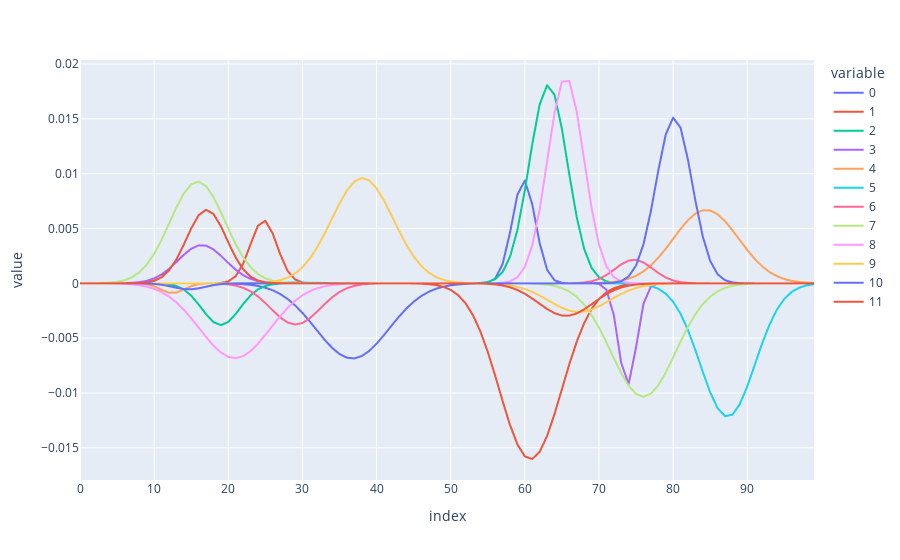
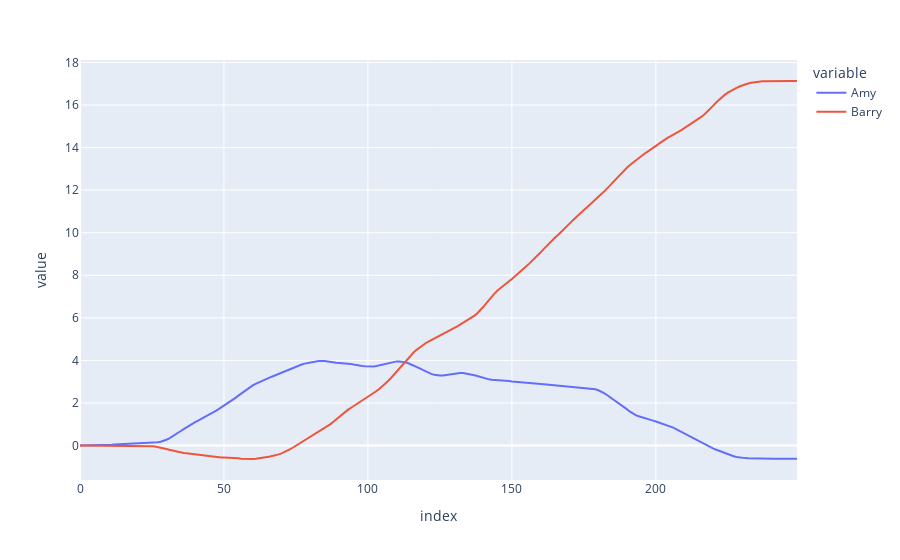

Source (notebook cell) for these figures, in order:
### Code cell
import numpy as np
import pandas as pd
import plotly.express as px
import sympy as sp


class Person:
    def __init__(self, name: str, foresight: int):
        self.name = name
        self.foresight = foresight
        self.decision_list = []

    def append_optimal_choice(
        self, choice_array: np.ndarray, decision_number: int, number_of_decisions: int
    ):
        # Get the row index of the highest sum of values in the choice array up to the person's "foresight" index
        highest_value_index = np.argmax(
            np.sum(choice_array[:, : self.foresight], axis=1)
        )

        # Extract this row from the choice array
        optimal_choice = choice_array[highest_value_index, :]

        # Pad initial and final values with nan
        optimal_choice_padded = np.pad(
            optimal_choice,
            (decision_number, number_of_decisions - decision_number),
            mode="constant",
            constant_values=np.nan,
        )

        # Append to decision list
        self.decision_list.append(optimal_choice_padded)

    def convert_decision_list_to_df(self):
        # Swap rows and columns
        decision_array = np.array(self.decision_list)
        decision_array_inverted = decision_array.T
        decision_df = pd.DataFrame(decision_array_inverted)
        self.decision_df = decision_df
        return decision_df

    def calc_life_score(self):
        # Sum columns
        self.decision_df["decision_sum"] = self.decision_df.sum(axis=1)

        # Calculate life score as the cumulative sum of the decision sums
        self.decision_df["life_score"] = self.decision_df["decision_sum"].cumsum()
        return self.decision_df


class LifeSimulation:
    def __init__(
        self,
        people: list[Person],
        n_choices: int,
    ):
        self.people = people
        self.n_choices = n_choices

    def add_person(self, person: Person):
        self.people.append(person)

    def get_people(self) -> list[Person]:
        return self.people

    def get_person_by_name(self, name: str) -> Person | None:
        for person in self.people:
            if person.name == name:
                return person
        return None

    def get_number_of_people(self) -> int:
        return len(self.people)

    def classic_choice_function(self, form: str):
        x = sp.symbols("x")

        m1 = 0
        m2 = 75
        s1 = 5
        s2 = 5

        if form == "now":
            a1 = np.random.uniform(0, 0.01)
            a2 = 0
        elif form == "later":
            a1 = 0
            a2 = np.random.uniform(0, 0.02)

        y = a1 * sp.exp(-((x - m1) ** 2) / (2 * s1**2)) + a2 * sp.exp(
            -((x - m2) ** 2) / (2 * s2**2)
        )

        return {"m1": m1, "m2": m2, "s1": s1, "s2": s2, "a1": a1, "a2": a2, "expr": y}

    def generate_opposites_choice_function(self, form: str):
        x = sp.symbols("x")

        m1 = np.random.uniform(10, 40)
        m2 = np.random.uniform(60, 90)
        s1 = np.random.uniform(1, 5)
        s2 = np.random.uniform(1, 5)

        if form == "bad-good":
            a1 = np.random.uniform(-0.01, 0)
            a2 = np.random.uniform(0, 0.02)
        elif form == "good-bad":
            a1 = np.random.uniform(0, 0.01)
            a2 = np.random.uniform(-0.02, 0)

        y = a1 * sp.exp(-((x - m1) ** 2) / (2 * s1**2)) + a2 * sp.exp(
            -((x - m2) ** 2) / (2 * s2**2)
        )

        return {"m1": m1, "m2": m2, "s1": s1, "s2": s2, "a1": a1, "a2": a2, "expr": y}

    def generate_random_choice_function(self, seed=None):
        # TODO: Implement this as a random step function
        

        return None

    def generate_choice_array(self, n_choices: int):
        x = sp.symbols("x")

        # Generate n random functions (seeds for reproducibility)
        functions = [
            self.generate_opposites_choice_function(form=form)
            for form in ["bad-good", "good-bad"] * (n_choices // 2)
        ]

        # Create x values (100 points from 0 to 100)
        x_vals = np.linspace(0, 100, 100)

        # Build NumPy array: n rows (functions) × 100 columns (y values)
        choice_array = np.zeros((n_choices, 100))
        for i, func in enumerate(functions):
            y_func = sp.lambdify(x, func["expr"], "numpy")
            choice_array[i, :] = y_func(x_vals)
        return choice_array

    def simlulate_life(self, number_of_decisions: int):
        for person in self.people:
            for decision_number in range(number_of_decisions):
                choice_array = self.generate_choice_array(self.n_choices)
                person.append_optimal_choice(
                    choice_array, decision_number, number_of_decisions
                )
            person.convert_decision_list_to_df()
            person.calc_life_score()


def main():
    # Define people
    people = [
        Person("Amy", 50),
        Person("Barry", 100),
    ]

    # Define simulation configuration
    n_choices = 12
    number_of_decisions = 150

    # Run simulation
    simulation = LifeSimulation(people, n_choices)

    # Check example choice array
    choice_array = simulation.generate_choice_array(n_choices=n_choices)
    print(choice_array.shape)

    fig = px.line(choice_array.T)
    fig.show()

    # Run simulation
    simulation.simlulate_life(number_of_decisions)

    # Combine decision_df["life_score"] into single dataframe
    life_score_df = pd.DataFrame(
        {
            k: v
            for k, v in zip(
                [person.name for person in simulation.people],
                [person.decision_df["life_score"] for person in simulation.people],
            )
        }
    )

    print(life_score_df)

    # Plot life_score lines
    fig = px.line(life_score_df)
    fig.show()


if __name__ == "__main__":
    main()

### Figure 1 — Plotly figure (JSON) as saved in the notebook; plotly's stock layout.template omitted (floating-point values rounded to 4 significant figures)
{"data": [{"hovertemplate": "variable=0<br>index=%{x}<br>value=%{y}<extra></extra>", "legendgroup": "0", "line": {"color": "#636efa", "dash": "solid"}, "marker": {"symbol": "circle"}, "mode": "lines", "name": "0", "showlegend": true, "type": "scattergl", "x": [0, 1, 2, 3, 4, 5, 6, 7, 8, 9, 10, 11, 12, 13, 14, 15, 16, 17, 18, 19, 20, 21, 22, 23, 24, 25, 26, 27, 28, 29, 30, 31, 32, 33, 34, 35, 36, 37, 38, 39, 40, 41, 42, 43, 44, 45, 46, 47, 48, 49, 50, 51, 52, 53, 54, 55, 56, 57, 58, 59, 60, 61, 62, 63, 64, 65, 66, 67, 68, 69, 70, 71, 72, 73, 74, 75, 76, 77, 78, 79, 80, 81, 82, 83, 84, 85, 86, 87, 88, 89, 90, 91, 92, 93, 94, 95, 96, 97, 98, 99], "xaxis": "x", "y": [-5.915e-15, -2.629e-14, -1.122e-13, -4.592e-13, -1.804e-12, -6.801e-12, -2.461e-11, -8.543e-11, -2.847e-10, -9.103e-10, -2.793e-09, -8.227e-09, -2.325e-08, -6.306e-08, -1.641e-07, -4.1e-07, -9.827e-07, -2.261e-06, -4.991e-06, -1.057e-05, -2.15e-05, -4.194e-05, -7.854e-05, -0.0001411, -0.0002434, -0.0004027, -0.0006396, -0.0009748, -0.001426, -0.002001, -0.002696, -0.003485, -0.004323, -0.005147, -0.00588, -0.006448, -0.006784, -0.00685, -0.006638, -0.006173, -0.005509, -0.004719, -0.003878, -0.003059, -0.002316, -0.001682, -0.001173, -0.0007845, -0.0005036, -0.0003103, -0.0001835, -0.0001041, -5.666e-05, -2.903e-05, -6.719e-06, 6.648e-05, 0.0004383, 0.001754, 0.004628, 0.008089, 0.009372, 0.007198, 0.003666, 0.001238, 0.000277, 4.11e-05, 4.043e-06, 2.636e-07, 1.139e-08, 3.234e-10, 5.33e-12, -1.411e-13, -5.178e-14, -1.202e-14, -2.648e-15, -5.593e-16, -1.134e-16, -2.206e-17, -4.119e-18, -7.381e-19, -1.269e-19, -2.094e-20, -3.317e-21, -5.041e-22, -7.352e-23, -1.029e-23, -1.382e-24, -1.782e-25, -2.204e-26, -2.616e-27, -2.981e-28, -3.259e-29, -3.419e-30, -3.443e-31, -3.327e-32, -3.085e-33, -2.746e-34, -2.345e-35, -1.922e-36, -1.511e-37], "yaxis": "y"}, {"hovertemplate": "variable=1<br>index=%{x}<br>value=%{y}<extra></extra>", "legendgroup": "1", "line": {"color": "#EF553B", "dash": "solid"}, "marker": {"symbol": "circle"}, "mode": "lines", "name": "1", "showlegend": true, "type": "scattergl", "x": [0, 1, 2, 3, 4, 5, 6, 7, 8, 9, 10, 11, 12, 13, 14, 15, 16, 17, 18, 19, 20, 21, 22, 23, 24, 25, 26, 27, 28, 29, 30, 31, 32, 33, 34, 35, 36, 37, 38, 39, 40, 41, 42, 43, 44, 45, 46, 47, 48, 49, 50, 51, 52, 53, 54, 55, 56, 57, 58, 59, 60, 61, 62, 63, 64, 65, 66, 67, 68, 69, 70, 71, 72, 73, 74, 75, 76, 77, 78, 79, 80, 81, 82, 83, 84, 85, 86, 87, 88, 89, 90, 91, 92, 93, 94, 95, 96, 97, 98, 99], "xaxis": "x", "y": [3.421e-44, 6.262e-41, 8.409e-38, 8.286e-35, 5.991e-32, 3.178e-29, 1.237e-26, 3.532e-24, 7.4e-22, 1.138e-19, 1.283e-17, 1.062e-15, 6.447e-14, 2.872e-12, 9.389e-11, 2.252e-09, 3.963e-08, 5.116e-07, 4.847e-06, 3.369e-05, 0.0001718, 0.0006429, 0.001765, 0.003555, 0.005254, 0.005698, 0.004533, 0.002646, 0.001134, 0.0003562, 8.214e-05, 1.39e-05, 1.725e-06, 1.571e-07, 1.047e-08, 4.069e-10, -4.332e-10, -1.787e-09, -6.687e-09, -2.363e-08, -7.89e-08, -2.489e-07, -7.421e-07, -2.09e-06, -5.564e-06, -1.399e-05, -3.324e-05, -7.464e-05, -0.0001583, -0.0003174, -0.0006011, -0.001076, -0.001819, -0.002906, -0.004387, -0.006258, -0.008434, -0.01074, -0.01292, -0.01469, -0.01578, -0.01602, -0.01537, -0.01392, -0.01192, -0.009646, -0.007374, -0.005327, -0.003635, -0.002344, -0.001428, -0.0008224, -0.0004474, -0.00023, -0.0001117, -5.125e-05, -2.222e-05, -9.105e-06, -3.525e-06, -1.289e-06, -4.456e-07, -1.455e-07, -4.49e-08, -1.309e-08, -3.606e-09, -9.386e-10, -2.308e-10, -5.364e-11, -1.178e-11, -2.444e-12, -4.79e-13, -8.873e-14, -1.553e-14, -2.568e-15, -4.013e-16, -5.924e-17, -8.264e-18, -1.089e-18, -1.357e-19, -1.596e-20], "yaxis": "y"}, {"hovertemplate": "variable=2<br>index=%{x}<br>value=%{y}<extra></extra>", "legendgroup": "2", "line": {"color": "#00cc96", "dash": "solid"}, "marker": {"symbol": "circle"}, "mode": "lines", "name": "2", "showlegend": true, "type": "scattergl", "x": [0, 1, 2, 3, 4, 5, 6, 7, 8, 9, 10, 11, 12, 13, 14, 15, 16, 17, 18, 19, 20, 21, 22, 23, 24, 25, 26, 27, 28, 29, 30, 31, 32, 33, 34, 35, 36, 37, 38, 39, 40, 41, 42, 43, 44, 45, 46, 47, 48, 49, 50, 51, 52, 53, 54, 55, 56, 57, 58, 59, 60, 61, 62, 63, 64, 65, 66, 67, 68, 69, 70, 71, 72, 73, 74, 75, 76, 77, 78, 79, 80, 81, 82, 83, 84, 85, 86, 87, 88, 89, 90, 91, 92, 93, 94, 95, 96, 97, 98, 99], "xaxis": "x", "y": [-3.637e-15, -6.218e-14, -9.116e-13, -1.146e-11, -1.236e-10, -1.144e-09, -9.071e-09, -6.172e-08, -3.601e-07, -1.802e-06, -7.735e-06, -2.847e-05, -8.99e-05, -0.0002434, -0.0005652, -0.001126, -0.001923, -0.002817, -0.003539, -0.003814, -0.003525, -0.002794, -0.001899, -0.001107, -0.0005536, -0.0002374, -8.732e-05, -2.754e-05, -7.451e-06, -1.729e-06, -3.44e-07, -5.871e-08, -8.594e-09, -1.079e-09, -1.162e-10, -1.073e-11, -8.494e-13, -5.769e-14, -3.361e-15, -1.679e-16, -7.144e-18, 1.258e-18, 3.979e-17, 8.949e-16, 1.731e-14, 2.881e-13, 4.123e-12, 5.077e-11, 5.377e-10, 4.899e-09, 3.839e-08, 2.588e-07, 1.501e-06, 7.487e-06, 3.213e-05, 0.0001186, 0.0003765, 0.001028, 0.002416, 0.004882, 0.008487, 0.01269, 0.01633, 0.01806, 0.01719, 0.01408, 0.009914, 0.006006, 0.00313, 0.001403, 0.0005411, 0.0001795, 5.121e-05, 1.257e-05, 2.654e-06, 4.819e-07, 7.529e-08, 1.012e-08, 1.17e-09, 1.163e-10, 9.947e-12, 7.319e-13, 4.632e-14, 2.522e-15, 1.181e-16, 4.758e-18, 1.649e-19, 4.915e-21, 1.26e-22, 2.78e-24, 5.274e-26, 8.608e-28, 1.208e-29, 1.459e-31, 1.516e-33, 1.355e-35, 1.041e-37, 6.886e-40, 3.916e-42, 1.916e-44], "yaxis": "y"}, {"hovertemplate": "variable=3<br>index=%{x}<br>value=%{y}<extra></extra>", "legendgroup": "3", "line": {"color": "#ab63fa", "dash": "solid"}, "marker": {"symbol": "circle"}, "mode": "lines", "name": "3", "showlegend": true, "type": "scattergl", "x": [0, 1, 2, 3, 4, 5, 6, 7, 8, 9, 10, 11, 12, 13, 14, 15, 16, 17, 18, 19, 20, 21, 22, 23, 24, 25, 26, 27, 28, 29, 30, 31, 32, 33, 34, 35, 36, 37, 38, 39, 40, 41, 42, 43, 44, 45, 46, 47, 48, 49, 50, 51, 52, 53, 54, 55, 56, 57, 58, 59, 60, 61, 62, 63, 64, 65, 66, 67, 68, 69, 70, 71, 72, 73, 74, 75, 76, 77, 78, 79, 80, 81, 82, 83, 84, 85, 86, 87, 88, 89, 90, 91, 92, 93, 94, 95, 96, 97, 98, 99], "xaxis": "x", "y": [5.199e-09, 2.532e-08, 1.117e-07, 4.459e-07, 1.612e-06, 5.277e-06, 1.564e-05, 4.197e-05, 0.000102, 0.0002243, 0.0004467, 0.0008054, 0.001315, 0.001944, 0.002602, 0.003152, 0.003459, 0.003436, 0.00309, 0.002516, 0.001855, 0.001238, 0.0007484, 0.0004096, 0.0002029, 9.103e-05, 3.697e-05, 1.36e-05, 4.527e-06, 1.365e-06, 3.724e-07, 9.204e-08, 2.059e-08, 4.172e-09, 7.651e-10, 1.271e-10, 1.91e-11, 2.601e-12, 3.206e-13, 3.577e-14, 3.614e-15, 3.307e-16, 2.739e-17, 2.054e-18, 1.395e-19, 8.573e-21, 4.772e-22, 2.405e-23, 1.097e-24, 4.533e-26, 1.696e-27, 5.742e-29, 1.761e-30, 4.888e-32, 1.229e-33, 2.796e-35, 5.762e-37, 1.075e-38, -1.274e-40, -1.182e-35, -2.273e-31, -2.196e-27, -1.067e-23, -2.605e-20, -3.197e-17, -1.972e-14, -6.114e-12, -9.529e-10, -7.464e-08, -2.939e-06, -5.816e-05, -0.0005786, -0.002893, -0.007271, -0.009184, -0.005832, -0.001861, -0.0002986, -2.407e-05, -9.756e-07, -1.987e-08, -2.035e-10, -1.047e-12, -2.709e-15, -3.523e-18, -2.302e-21, -7.563e-25, -1.249e-28, -1.036e-32, -4.323e-37, -9.065e-42, -9.554e-47, -5.061e-52, -1.348e-57, -1.804e-63, -1.213e-69, -4.103e-76, -6.973e-83, -5.957e-90, -2.558e-97], "yaxis": "y"}, {"hovertemplate": "variable=4<br>index=%{x}<br>value=%{y}<extra></extra>", "legendgroup": "4", "line": {"color": "#FFA15A", "dash": "solid"}, "marker": {"symbol": "circle"}, "mode": "lines", "name": "4", "showlegend": true, "type": "scattergl", "x": [0, 1, 2, 3, 4, 5, 6, 7, 8, 9, 10, 11, 12, 13, 14, 15, 16, 17, 18, 19, 20, 21, 22, 23, 24, 25, 26, 27, 28, 29, 30, 31, 32, 33, 34, 35, 36, 37, 38, 39, 40, 41, 42, 43, 44, 45, 46, 47, 48, 49, 50, 51, 52, 53, 54, 55, 56, 57, 58, 59, 60, 61, 62, 63, 64, 65, 66, 67, 68, 69, 70, 71, 72, 73, 74, 75, 76, 77, 78, 79, 80, 81, 82, 83, 84, 85, 86, 87, 88, 89, 90, 91, 92, 93, 94, 95, 96, 97, 98, 99], "xaxis": "x", "y": [-6.354e-17, -6.736e-15, -4.836e-13, -2.351e-11, -7.739e-10, -1.725e-08, -2.605e-07, -2.663e-06, -1.844e-05, -8.644e-05, -0.0002744, -0.0005901, -0.0008591, -0.000847, -0.0005655, -0.0002557, -7.829e-05, -1.623e-05, -2.279e-06, -2.167e-07, -1.396e-08, -6.085e-10, -1.797e-11, -3.593e-13, -4.865e-15, -4.461e-17, -2.77e-19, -1.165e-21, -3.317e-24, -6.397e-27, -8.354e-30, -7.238e-33, 2.223e-33, 3.157e-32, 4.251e-31, 5.44e-30, 6.615e-29, 7.643e-28, 8.391e-27, 8.754e-26, 8.679e-25, 8.176e-24, 7.318e-23, 6.225e-22, 5.031e-21, 3.864e-20, 2.82e-19, 1.956e-18, 1.289e-17, 8.07e-17, 4.802e-16, 2.715e-15, 1.459e-14, 7.446e-14, 3.612e-13, 1.665e-12, 7.294e-12, 3.036e-11, 1.201e-10, 4.513e-10, 1.612e-09, 5.469e-09, 1.764e-08, 5.404e-08, 1.573e-07, 4.353e-07, 1.144e-06, 2.859e-06, 6.787e-06, 1.531e-05, 3.281e-05, 6.684e-05, 0.0001294, 0.0002379, 0.0004157, 0.0006903, 0.001089, 0.001633, 0.002327, 0.003151, 0.004053, 0.004955, 0.005756, 0.006353, 0.006664, 0.006641, 0.00629, 0.005661, 0.004841, 0.003933, 0.003037, 0.002228, 0.001554, 0.001029, 0.000648, 0.0003876, 0.0002203, 0.000119, 6.108e-05, 2.979e-05], "yaxis": "y"}, {"hovertemplate": "variable=5<br>index=%{x}<br>value=%{y}<extra></extra>", "legendgroup": "5", "line": {"color": "#19d3f3", "dash": "solid"}, "marker": {"symbol": "circle"}, "mode": "lines", "name": "5", "showlegend": true, "type": "scattergl", "x": [0, 1, 2, 3, 4, 5, 6, 7, 8, 9, 10, 11, 12, 13, 14, 15, 16, 17, 18, 19, 20, 21, 22, 23, 24, 25, 26, 27, 28, 29, 30, 31, 32, 33, 34, 35, 36, 37, 38, 39, 40, 41, 42, 43, 44, 45, 46, 47, 48, 49, 50, 51, 52, 53, 54, 55, 56, 57, 58, 59, 60, 61, 62, 63, 64, 65, 66, 67, 68, 69, 70, 71, 72, 73, 74, 75, 76, 77, 78, 79, 80, 81, 82, 83, 84, 85, 86, 87, 88, 89, 90, 91, 92, 93, 94, 95, 96, 97, 98, 99], "xaxis": "x", "y": [8.792e-20, 9.666e-19, 9.744e-18, 9.009e-17, 7.638e-16, 5.938e-15, 4.234e-14, 2.768e-13, 1.66e-12, 9.127e-12, 4.602e-11, 2.128e-10, 9.024e-10, 3.509e-09, 1.251e-08, 4.093e-08, 1.227e-07, 3.376e-07, 8.513e-07, 1.969e-06, 4.176e-06, 8.123e-06, 1.449e-05, 2.37e-05, 3.555e-05, 4.89e-05, 6.168e-05, 7.135e-05, 7.569e-05, 7.364e-05, 6.569e-05, 5.374e-05, 4.032e-05, 2.774e-05, 1.75e-05, 1.013e-05, 5.373e-06, 2.615e-06, 1.167e-06, 4.774e-07, 1.791e-07, 6.165e-08, 1.945e-08, 5.63e-09, 1.494e-09, 3.636e-10, 8.115e-11, 1.661e-11, 3.117e-12, 5.365e-13, 8.468e-14, 1.226e-14, 1.627e-15, 1.98e-16, 2.208e-17, 2.004e-18, -2.469e-18, -2.577e-17, -2.304e-16, -1.914e-15, -1.477e-14, -1.059e-13, -7.056e-13, -4.369e-12, -2.514e-11, -1.344e-10, -6.678e-10, -3.083e-09, -1.323e-08, -5.273e-08, -1.954e-07, -6.725e-07, -2.151e-06, -6.395e-06, -1.766e-05, -4.534e-05, -0.0001081, -0.0002397, -0.0004937, -0.0009448, -0.00168, -0.002777, -0.004265, -0.006086, -0.00807, -0.009945, -0.01139, -0.01212, -0.01198, -0.01101, -0.009398, -0.007456, -0.005497, -0.003766, -0.002397, -0.001418, -0.0007796, -0.0003982, -0.000189, -8.338e-05], "yaxis": "y"}, {"hovertemplate": "variable=6<br>index=%{x}<br>value=%{y}<extra></extra>", "legendgroup": "6", "line": {"color": "#FF6692", "dash": "solid"}, "marker": {"symbol": "circle"}, "mode": "lines", "name": "6", "showlegend": true, "type": "scattergl", "x": [0, 1, 2, 3, 4, 5, 6, 7, 8, 9, 10, 11, 12, 13, 14, 15, 16, 17, 18, 19, 20, 21, 22, 23, 24, 25, 26, 27, 28, 29, 30, 31, 32, 33, 34, 35, 36, 37, 38, 39, 40, 41, 42, 43, 44, 45, 46, 47, 48, 49, 50, 51, 52, 53, 54, 55, 56, 57, 58, 59, 60, 61, 62, 63, 64, 65, 66, 67, 68, 69, 70, 71, 72, 73, 74, 75, 76, 77, 78, 79, 80, 81, 82, 83, 84, 85, 86, 87, 88, 89, 90, 91, 92, 93, 94, 95, 96, 97, 98, 99], "xaxis": "x", "y": [-1.856e-19, -2.35e-18, -2.722e-17, -2.885e-16, -2.798e-15, -2.483e-14, -2.016e-13, -1.498e-12, -1.018e-11, -6.335e-11, -3.605e-10, -1.878e-09, -8.946e-09, -3.9e-08, -1.556e-07, -5.68e-07, -1.897e-06, -5.797e-06, -1.621e-05, -4.147e-05, -9.708e-05, -0.0002079, -0.0004075, -0.0007308, -0.001199, -0.0018, -0.002473, -0.003109, -0.003575, -0.003762, -0.003623, -0.003192, -0.002573, -0.001898, -0.001281, -0.000791, -0.0004469, -0.0002311, -0.0001093, -4.731e-05, -1.874e-05, -6.791e-06, -2.252e-06, -6.831e-07, -1.896e-07, -4.817e-08, -1.119e-08, -2.381e-09, -4.632e-10, -8.247e-11, -1.343e-11, -2.003e-12, -2.731e-13, -3.408e-14, -3.877e-15, -9.899e-17, 5.692e-15, 9.169e-14, 1.26e-12, 1.487e-11, 1.507e-10, 1.311e-09, 9.799e-09, 6.29e-08, 3.467e-07, 1.641e-06, 6.671e-06, 2.329e-05, 6.983e-05, 0.0001798, 0.0003976, 0.000755, 0.001231, 0.001724, 0.002074, 0.002142, 0.0019, 0.001447, 0.0009469, 0.000532, 0.0002567, 0.0001063, 3.784e-05, 1.156e-05, 3.035e-06, 6.84e-07, 1.324e-07, 2.2e-08, 3.141e-09, 3.851e-10, 4.054e-11, 3.665e-12, 2.846e-13, 1.897e-14, 1.086e-15, 5.343e-17, 2.256e-18, 8.184e-20, 2.549e-21, 6.818e-23], "yaxis": "y"}, {"hovertemplate": "variable=7<br>index=%{x}<br>value=%{y}<extra></extra>", "legendgroup": "7", "line": {"color": "#B6E880", "dash": "solid"}, "marker": {"symbol": "circle"}, "mode": "lines", "name": "7", "showlegend": true, "type": "scattergl", "x": [0, 1, 2, 3, 4, 5, 6, 7, 8, 9, 10, 11, 12, 13, 14, 15, 16, 17, 18, 19, 20, 21, 22, 23, 24, 25, 26, 27, 28, 29, 30, 31, 32, 33, 34, 35, 36, 37, 38, 39, 40, 41, 42, 43, 44, 45, 46, 47, 48, 49, 50, 51, 52, 53, 54, 55, 56, 57, 58, 59, 60, 61, 62, 63, 64, 65, 66, 67, 68, 69, 70, 71, 72, 73, 74, 75, 76, 77, 78, 79, 80, 81, 82, 83, 84, 85, 86, 87, 88, 89, 90, 91, 92, 93, 94, 95, 96, 97, 98, 99], "xaxis": "x", "y": [1.066e-06, 3.228e-06, 9.095e-06, 2.384e-05, 5.816e-05, 0.000132, 0.0002787, 0.0005474, 0.001, 0.001701, 0.002691, 0.003961, 0.005424, 0.006911, 0.008193, 0.009035, 0.009271, 0.008851, 0.007861, 0.006496, 0.004995, 0.003573, 0.002378, 0.001472, 0.0008482, 0.0004546, 0.0002267, 0.0001052, 4.54e-05, 1.823e-05, 6.813e-06, 2.368e-06, 7.66e-07, 2.305e-07, 6.453e-08, 1.681e-08, 4.074e-09, 9.185e-10, 1.927e-10, 3.761e-11, 6.829e-12, 1.154e-12, 1.807e-13, 2.28e-14, -1.702e-14, -1.079e-13, -5.399e-13, -2.552e-12, -1.145e-11, -4.87e-11, -1.966e-10, -7.526e-10, -2.734e-09, -9.42e-09, -3.079e-08, -9.55e-08, -2.809e-07, -7.841e-07, -2.076e-06, -5.214e-06, -1.242e-05, -2.809e-05, -6.023e-05, -0.0001225, -0.0002365, -0.0004329, -0.0007519, -0.001239, -0.001937, -0.002872, -0.00404, -0.005391, -0.006825, -0.008197, -0.009339, -0.01009, -0.01035, -0.01007, -0.009292, -0.008134, -0.006755, -0.005322, -0.003978, -0.002821, -0.001897, -0.001211, -0.0007329, -0.0004209, -0.0002293, -0.0001185, -5.811e-05, -2.703e-05, -1.193e-05, -4.992e-06, -1.982e-06, -7.469e-07, -2.669e-07, -9.05e-08, -2.911e-08, -8.881e-09], "yaxis": "y"}, {"hovertemplate": "variable=8<br>index=%{x}<br>value=%{y}<extra></extra>", "legendgroup": "8", "line": {"color": "#FF97FF", "dash": "solid"}, "marker": {"symbol": "circle"}, "mode": "lines", "name": "8", "showlegend": true, "type": "scattergl", "x": [0, 1, 2, 3, 4, 5, 6, 7, 8, 9, 10, 11, 12, 13, 14, 15, 16, 17, 18, 19, 20, 21, 22, 23, 24, 25, 26, 27, 28, 29, 30, 31, 32, 33, 34, 35, 36, 37, 38, 39, 40, 41, 42, 43, 44, 45, 46, 47, 48, 49, 50, 51, 52, 53, 54, 55, 56, 57, 58, 59, 60, 61, 62, 63, 64, 65, 66, 67, 68, 69, 70, 71, 72, 73, 74, 75, 76, 77, 78, 79, 80, 81, 82, 83, 84, 85, 86, 87, 88, 89, 90, 91, 92, 93, 94, 95, 96, 97, 98, 99], "xaxis": "x", "y": [-4.653e-07, -1.141e-06, -2.675e-06, -6.006e-06, -1.29e-05, -2.652e-05, -5.218e-05, -9.825e-05, -0.000177, -0.0003052, -0.0005036, -0.0007953, -0.001202, -0.001738, -0.002405, -0.003185, -0.004037, -0.004896, -0.005683, -0.006312, -0.006709, -0.006825, -0.006644, -0.006189, -0.005517, -0.004707, -0.003843, -0.003003, -0.002245, -0.001606, -0.0011, -0.0007208, -0.000452, -0.0002713, -0.0001558, -8.562e-05, -4.503e-05, -2.266e-05, -1.092e-05, -5.032e-06, -2.22e-06, -9.37e-07, -3.785e-07, -1.463e-07, -5.413e-08, -1.917e-08, -6.494e-09, -2.105e-09, -6.531e-10, -1.913e-10, -1.717e-11, 4.462e-10, 4.742e-09, 4.136e-08, 3.052e-07, 1.907e-06, 1.009e-05, 4.519e-05, 0.0001714, 0.0005507, 0.001498, 0.00345, 0.006728, 0.01111, 0.01554, 0.0184, 0.01845, 0.01566, 0.01126, 0.006855, 0.003534, 0.001543, 0.0005702, 0.0001784, 4.729e-05, 1.061e-05, 2.017e-06, 3.245e-07, 4.422e-08, 5.102e-09, 4.984e-10, 4.123e-11, 2.888e-12, 1.713e-13, 8.606e-15, 3.66e-16, 1.318e-17, 4.02e-19, 1.038e-20, 2.27e-22, 4.203e-24, 6.589e-26, 8.748e-28, 9.834e-30, 9.362e-32, 7.546e-34, 5.151e-36, 2.977e-38, 1.457e-40, 6.037e-43], "yaxis": "y"}, {"hovertemplate": "variable=9<br>index=%{x}<br>value=%{y}<extra></extra>", "legendgroup": "9", "line": {"color": "#FECB52", "dash": "solid"}, "marker": {"symbol": "circle"}, "mode": "lines", "name": "9", "showlegend": true, "type": "scattergl", "x": [0, 1, 2, 3, 4, 5, 6, 7, 8, 9, 10, 11, 12, 13, 14, 15, 16, 17, 18, 19, 20, 21, 22, 23, 24, 25, 26, 27, 28, 29, 30, 31, 32, 33, 34, 35, 36, 37, 38, 39, 40, 41, 42, 43, 44, 45, 46, 47, 48, 49, 50, 51, 52, 53, 54, 55, 56, 57, 58, 59, 60, 61, 62, 63, 64, 65, 66, 67, 68, 69, 70, 71, 72, 73, 74, 75, 76, 77, 78, 79, 80, 81, 82, 83, 84, 85, 86, 87, 88, 89, 90, 91, 92, 93, 94, 95, 96, 97, 98, 99], "xaxis": "x", "y": [7.647e-21, 6.622e-20, 5.415e-19, 4.18e-18, 3.047e-17, 2.097e-16, 1.363e-15, 8.365e-15, 4.847e-14, 2.652e-13, 1.37e-12, 6.681e-12, 3.077e-11, 1.338e-10, 5.493e-10, 2.13e-09, 7.795e-09, 2.694e-08, 8.792e-08, 2.709e-07, 7.883e-07, 2.165e-06, 5.617e-06, 1.376e-05, 3.181e-05, 6.947e-05, 0.0001432, 0.0002788, 0.0005125, 0.0008895, 0.001458, 0.002255, 0.003295, 0.004546, 0.005921, 0.007282, 0.008456, 0.009271, 0.009599, 0.009383, 0.00866, 0.007548, 0.006211, 0.004826, 0.00354, 0.002452, 0.001604, 0.0009906, 0.0005776, 0.0003179, 0.000165, 8.036e-05, 3.553e-05, 1.131e-05, -5.157e-06, -2.345e-05, -5.264e-05, -0.0001033, -0.0001882, -0.000322, -0.0005182, -0.0007844, -0.001117, -0.001496, -0.001886, -0.002237, -0.002495, -0.002619, -0.002586, -0.002402, -0.002099, -0.001726, -0.001335, -0.0009716, -0.0006652, -0.0004284, -0.0002596, -0.000148, -7.938e-05, -4.005e-05, -1.901e-05, -8.491e-06, -3.568e-06, -1.41e-06, -5.244e-07, -1.835e-07, -6.039e-08, -1.87e-08, -5.448e-09, -1.493e-09, -3.85e-10, -9.339e-11, -2.131e-11, -4.576e-12, -9.244e-13, -1.757e-13, -3.141e-14, -5.283e-15, -8.359e-16, -1.244e-16], "yaxis": "y"}, {"hovertemplate": "variable=10<br>index=%{x}<br>value=%{y}<extra></extra>", "legendgroup": "10", "line": {"color": "#636efa", "dash": "solid"}, "marker": {"symbol": "circle"}, "mode": "lines", "name": "10", "showlegend": true, "type": "scattergl", "x": [0, 1, 2, 3, 4, 5, 6, 7, 8, 9, 10, 11, 12, 13, 14, 15, 16, 17, 18, 19, 20, 21, 22, 23, 24, 25, 26, 27, 28, 29, 30, 31, 32, 33, 34, 35, 36, 37, 38, 39, 40, 41, 42, 43, 44, 45, 46, 47, 48, 49, 50, 51, 52, 53, 54, 55, 56, 57, 58, 59, 60, 61, 62, 63, 64, 65, 66, 67, 68, 69, 70, 71, 72, 73, 74, 75, 76, 77, 78, 79, 80, 81, 82, 83, 84, 85, 86, 87, 88, 89, 90, 91, 92, 93, 94, 95, 96, 97, 98, 99], "xaxis": "x", "y": [-4.38e-14, -9.318e-13, -1.598e-11, -2.21e-10, -2.464e-09, -2.215e-08, -1.605e-07, -9.377e-07, -4.417e-06, -1.677e-05, -5.136e-05, -0.0001268, -0.0002524, -0.0004049, -0.0005239, -0.0005464, -0.0004595, -0.0003115, -0.0001703, -7.504e-05, -2.666e-05, -7.637e-06, -1.764e-06, -3.284e-07, -4.931e-08, -5.968e-09, -5.823e-10, -4.581e-11, -2.906e-12, -1.486e-13, -6.127e-15, -2.037e-16, -5.458e-18, -1.179e-19, -2.054e-21, -2.885e-23, -3.267e-25, -2.983e-27, -2.195e-29, -1.303e-31, -6.233e-34, -2.404e-36, -7.476e-39, -1.875e-41, -3.789e-44, -5.595e-47, 2.051e-45, 6.123e-43, 1.543e-40, 3.281e-38, 5.891e-36, 8.928e-34, 1.142e-31, 1.234e-29, 1.125e-27, 8.654e-26, 5.622e-24, 3.083e-22, 1.427e-20, 5.577e-19, 1.84e-17, 5.122e-16, 1.204e-14, 2.389e-13, 4.001e-12, 5.658e-11, 6.753e-10, 6.803e-09, 5.786e-08, 4.154e-07, 2.518e-06, 1.288e-05, 5.563e-05, 0.0002028, 0.000624, 0.001621, 0.003555, 0.006581, 0.01028, 0.01356, 0.0151, 0.0142, 0.01126, 0.007545, 0.004266, 0.002036, 0.0008203, 0.000279, 8.01e-05, 1.941e-05, 3.971e-06, 6.859e-07, 9.999e-08, 1.23e-08, 1.278e-09, 1.121e-10, 8.297e-12, 5.185e-13, 2.735e-14, 1.218e-15], "yaxis": "y"}, {"hovertemplate": "variable=11<br>index=%{x}<br>value=%{y}<extra></extra>", "legendgroup": "11", "line": {"color": "#EF553B", "dash": "solid"}, "marker": {"symbol": "circle"}, "mode": "lines", "name": "11", "showlegend": true, "type": "scattergl", "x": [0, 1, 2, 3, 4, 5, 6, 7, 8, 9, 10, 11, 12, 13, 14, 15, 16, 17, 18, 19, 20, 21, 22, 23, 24, 25, 26, 27, 28, 29, 30, 31, 32, 33, 34, 35, 36, 37, 38, 39, 40, 41, 42, 43, 44, 45, 46, 47, 48, 49, 50, 51, 52, 53, 54, 55, 56, 57, 58, 59, 60, 61, 62, 63, 64, 65, 66, 67, 68, 69, 70, 71, 72, 73, 74, 75, 76, 77, 78, 79, 80, 81, 82, 83, 84, 85, 86, 87, 88, 89, 90, 91, 92, 93, 94, 95, 96, 97, 98, 99], "xaxis": "x", "y": [1.666e-11, 1.586e-10, 1.317e-09, 9.556e-09, 6.049e-08, 3.343e-07, 1.612e-06, 6.788e-06, 2.494e-05, 8e-05, 0.000224, 0.0005474, 0.001168, 0.002174, 0.003533, 0.005011, 0.006205, 0.006706, 0.006326, 0.005209, 0.003744, 0.002349, 0.001286, 0.0006147, 0.0002564, 9.338e-05, 2.968e-05, 8.234e-06, 1.994e-06, 4.215e-07, 7.776e-08, 1.252e-08, 1.76e-09, 2.16e-10, 2.313e-11, 2.162e-12, 1.764e-13, 1.232e-14, -1.206e-15, -1.462e-14, -1.005e-13, -6.397e-13, -3.782e-12, -2.076e-11, -1.059e-10, -5.015e-10, -2.206e-09, -9.012e-09, -3.419e-08, -1.205e-07, -3.944e-07, -1.199e-06, -3.384e-06, -8.874e-06, -2.161e-05, -4.888e-05, -0.0001027, -0.0002003, -0.000363, -0.0006109, -0.0009548, -0.001386, -0.001869, -0.00234, -0.002722, -0.00294, -0.002949, -0.002748, -0.002378, -0.001911, -0.001426, -0.0009889, -0.0006367, -0.0003808, -0.0002115, -0.0001091, -5.226e-05, -2.325e-05, -9.61e-06, -3.689e-06, -1.315e-06, -4.353e-07, -1.339e-07, -3.823e-08, -1.014e-08, -2.498e-09, -5.715e-10, -1.214e-10, -2.397e-11, -4.393e-12, -7.479e-13, -1.182e-13, -1.736e-14, -2.368e-15, -3e-16, -3.529e-17, -3.856e-18, -3.913e-19, -3.688e-20, -3.229e-21], "yaxis": "y"}], "layout": {"legend": {"title": {"text": "variable"}, "tracegroupgap": 0}, "margin": {"t": 60}, "xaxis": {"anchor": "y", "domain": [0, 1], "title": {"text": "index"}}, "yaxis": {"anchor": "x", "domain": [0, 1], "title": {"text": "value"}}}}

### Figure 2 — Plotly figure (JSON) as saved in the notebook; plotly's stock layout.template omitted (floating-point values rounded to 4 significant figures; data arrays with more than 128 entries replaced by an {"elided": "..."} marker saying what was removed)
{"data": [{"hovertemplate": "variable=Amy<br>index=%{x}<br>value=%{y}<extra></extra>", "legendgroup": "Amy", "line": {"color": "#636efa", "dash": "solid"}, "marker": {"symbol": "circle"}, "mode": "lines", "name": "Amy", "orientation": "v", "showlegend": true, "type": "scatter", "x": {"elided": "250 int values"}, "xaxis": "x", "y": {"elided": "250 float values"}, "yaxis": "y"}, {"hovertemplate": "variable=Barry<br>index=%{x}<br>value=%{y}<extra></extra>", "legendgroup": "Barry", "line": {"color": "#EF553B", "dash": "solid"}, "marker": {"symbol": "circle"}, "mode": "lines", "name": "Barry", "orientation": "v", "showlegend": true, "type": "scatter", "x": {"elided": "250 int values"}, "xaxis": "x", "y": {"elided": "250 float values"}, "yaxis": "y"}], "layout": {"legend": {"title": {"text": "variable"}, "tracegroupgap": 0}, "margin": {"t": 60}, "xaxis": {"anchor": "y", "domain": [0, 1], "title": {"text": "index"}}, "yaxis": {"anchor": "x", "domain": [0, 1], "title": {"text": "value"}}}}
